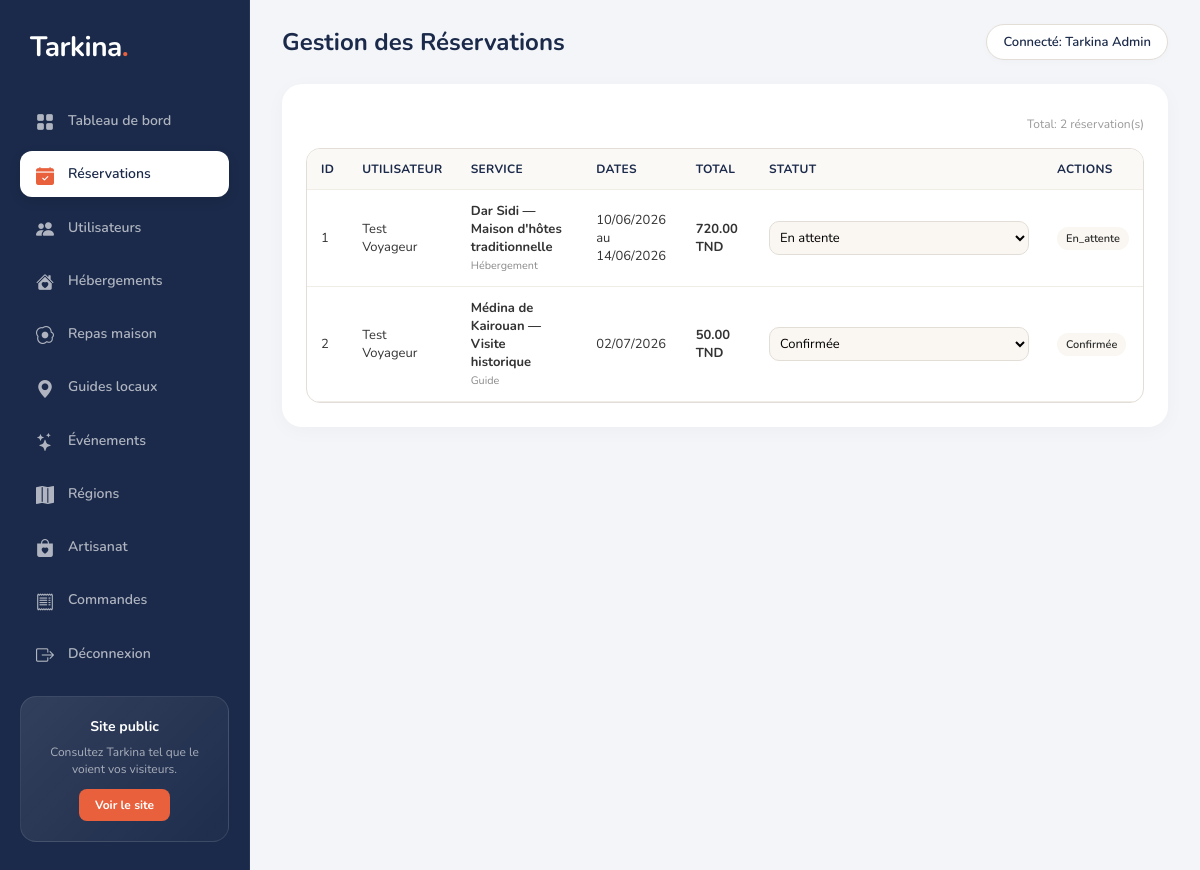
/admin/reservations.php (signed in), run on the app's committed database.
### tables this page shows
CREATE TABLE `reservations` (
  `id` int(11) NOT NULL AUTO_INCREMENT,
  `user_id` int(11) DEFAULT NULL,
  `utilisateur_id` int(11) DEFAULT NULL,
  `type_service` varchar(50) DEFAULT NULL,
  `service_id` int(11) DEFAULT NULL,
  `logement_id` int(11) DEFAULT NULL,
  `repas_id` int(11) DEFAULT NULL,
  `guide_id` int(11) DEFAULT NULL,
  `evenement_id` int(11) DEFAULT NULL,
  `date_debut` date DEFAULT NULL,
  `date_fin` date DEFAULT NULL,
  `nb_voyageurs` int(11) DEFAULT 1,
  `nb_personnes` int(11) DEFAULT 1,
  `prix_total` decimal(10,2) DEFAULT NULL,
  `nom` varchar(150) DEFAULT NULL,
  `email` varchar(150) DEFAULT NULL,
  `message` text DEFAULT NULL,
  `statut` varchar(30) DEFAULT 'en_attente',
  `created_at` datetime DEFAULT current_timestamp(),
  PRIMARY KEY (`id`)
);

CREATE TABLE `utilisateur` (
  `id` int(10) unsigned NOT NULL AUTO_INCREMENT,
  `nom` varchar(100) NOT NULL,
  `prenom` varchar(100) NOT NULL,
  `email` varchar(150) NOT NULL,
  `mot_de_passe` varchar(255) NOT NULL,
  `role` varchar(50) NOT NULL DEFAULT 'utilisateur',
  `adresse` varchar(255) DEFAULT NULL,
  `telephone` varchar(50) DEFAULT NULL,
  `ville` varchar(100) DEFAULT NULL,
  `bio` text DEFAULT NULL,
  `photo_profil` varchar(500) DEFAULT NULL,
  `date_inscription` timestamp NOT NULL DEFAULT current_timestamp(),
  `created_at` timestamp NULL DEFAULT current_timestamp(),
  PRIMARY KEY (`id`),
  UNIQUE KEY `email` (`email`)
);

CREATE TABLE `hebergement` (
  `id` int(10) unsigned NOT NULL AUTO_INCREMENT,
  `titre` varchar(255) NOT NULL,
  `localisation` varchar(255) NOT NULL DEFAULT '',
  `description` text DEFAULT NULL,
  `region` varchar(100) DEFAULT NULL,
  `region_id` int(10) unsigned DEFAULT NULL,
  `prix` decimal(10,2) NOT NULL DEFAULT 0.00,
  `capacite` int(11) NOT NULL DEFAULT 1,
  `date_debut` date DEFAULT NULL,
  `date_fin` date DEFAULT NULL,
  `inclus` text DEFAULT NULL,
  `photo_principale` varchar(500) DEFAULT NULL,
  `photos_sec` text DEFAULT NULL,
  `image` varchar(255) DEFAULT NULL,
  `statut` varchar(30) NOT NULL DEFAULT 'brouillon',
  `utilisateur_id` int(10) unsigned DEFAULT NULL,
  `created_at` timestamp NOT NULL DEFAULT current_timestamp(),
  `updated_at` timestamp NOT NULL DEFAULT current_timestamp() ON UPDATE current_timestamp(),
  PRIMARY KEY (`id`),
  KEY `idx_heb_region` (`region_id`),
  CONSTRAINT `fk_heb_region` FOREIGN KEY (`region_id`) REFERENCES `region` (`id`) ON DELETE SET NULL
);

CREATE TABLE `guide` (
  `id` int(10) unsigned NOT NULL AUTO_INCREMENT,
  `titre` varchar(255) NOT NULL,
  `localisation` varchar(255) NOT NULL DEFAULT '',
  `description` text DEFAULT NULL,
  `region` varchar(100) DEFAULT NULL,
  `region_id` int(10) unsigned DEFAULT NULL,
  `prix` decimal(10,2) NOT NULL DEFAULT 0.00,
  `capacite` int(11) NOT NULL DEFAULT 1,
  `date_debut` date DEFAULT NULL,
  `date_fin` date DEFAULT NULL,
  `inclus` text DEFAULT NULL,
  `photo_principale` varchar(500) DEFAULT NULL,
  `photos_sec` text DEFAULT NULL,
  `statut` varchar(30) NOT NULL DEFAULT 'brouillon',
  `utilisateur_id` int(10) unsigned DEFAULT NULL,
  `created_at` timestamp NOT NULL DEFAULT current_timestamp(),
  `updated_at` timestamp NOT NULL DEFAULT current_timestamp() ON UPDATE current_timestamp(),
  PRIMARY KEY (`id`),
  KEY `idx_guide_region` (`region_id`),
  CONSTRAINT `fk_guide_region` FOREIGN KEY (`region_id`) REFERENCES `region` (`id`) ON DELETE SET NULL
);

### admin/reservations.php (the view, shortened to what this page needs)
<?php
require_once __DIR__ . '/includes/auth_admin.php';
$page = isset($_GET['page']) ? (int) $_GET['page'] : 1;
$page = max(1, $page);
$perPage = 15;
$offset = ($page - 1) * $perPage;
$countSql = 'SELECT COUNT(*) FROM reservations';
$countStmt = mysqli_prepare($conn, $countSql);
$totalReservations = 0;
if ($countStmt !== false) {
    mysqli_stmt_execute($countStmt);
    mysqli_stmt_bind_result($countStmt, $totalResDb);
    if (mysqli_stmt_fetch($countStmt)) {
        $totalReservations = (int) $totalResDb;
    }
}
$listSql = "
    SELECT r.*,
           u.nom AS user_nom, u.prenom AS user_prenom,
           h.titre AS hebergement_titre, h.prix AS hebergement_prix,
           rp.titre AS repas_titre, rp.prix AS repas_prix,
           g.titre AS guide_titre, g.prix AS guide_prix,
           e.titre AS evenement_titre, e.prix AS evenement_prix
    FROM reservations r
    LEFT JOIN utilisateur u ON r.utilisateur_id = u.id
    LEFT JOIN hebergement h ON r.logement_id = h.id
    LEFT JOIN repas rp ON r.repas_id = rp.id
    LEFT JOIN guide g ON r.guide_id = g.id
    LEFT JOIN evenement e ON r.evenement_id = e.id
    ORDER BY r.created_at DESC
    LIMIT ? OFFSET ?
";
$listStmt = mysqli_prepare($conn, $listSql);
$reservations = [];
if ($listStmt !== false) {
    mysqli_stmt_bind_param($listStmt, 'ii', $perPage, $offset);
    mysqli_stmt_execute($listStmt);
    $result = mysqli_stmt_get_result($listStmt);
    while ($row = mysqli_fetch_assoc($result)) {
        $reservations[] = $row;
    }
}
$pageHeading = 'Gestion des Réservations';
$activePage = 'reservations';
require_once __DIR__ . '/includes/header.php';
require_once __DIR__ . '/includes/sidebar.php';
?>
<main class="admin-content">
  <div class="content-wrap">
    <div class="topbar">
      <h1><?php echo htmlspecialchars($pageHeading); ?></h1>
      <div class="admin-chip">Connecté: <?php echo htmlspecialchars($_SESSION['user_name']); ?></div>
    </div>
    <div class="page-body">
      <div class="toolbar">
        <div class="muted">Total: <?php echo (int) $totalReservations; ?> réservation(s)</div>
      </div>
      <div class="table-wrap">
        <table class="data-table">
          <thead>
            <tr>
              <th>ID</th>
              <th>Utilisateur</th>
              <th>Service</th>
              <th>Dates</th>
              <th>Total</th>
              <th>Statut</th>
              <th>Actions</th>
            </tr>
          </thead>
          <tbody>
            <?php if (empty($reservations)): ?>
              <tr>
                <td colspan="7">Aucune réservation trouvée.</td>
              </tr>
            <?php else: ?>
              <?php foreach ($reservations as $r):
                  $type = '';
                  $titre = '';
                  $prix = 0;
                  if (!empty($r['logement_id'])) {
                      $type = 'Hébergement';
                      $titre = $r['hebergement_titre'];
                      $prix = (float)$r['hebergement_prix'];
                  } elseif (!empty($r['repas_id'])) {
                      $type = 'Repas';
                      $titre = $r['repas_titre'];
                      $prix = (float)$r['repas_prix'];
                  } elseif (!empty($r['guide_id'])) {
                      $type = 'Guide';
                      $titre = $r['guide_titre'];
                      $prix = (float)$r['guide_prix'];
                  } elseif (!empty($r['evenement_id'])) {
                      $type = 'Événement';
                      $titre = $r['evenement_titre'];
                      $prix = (float)$r['evenement_prix'];
                  }
                  $total = $prix;
                  $dates_str = '';
                  if ($type === 'Hébergement') {
                      $dates_str = date('d/m/Y', strtotime($r['date_debut'])) . '<br>au ' . date('d/m/Y', strtotime($r['date_fin']));
                      $d1 = new DateTime($r['date_debut']);
                      $d2 = new DateTime($r['date_fin']);
                      $nuits = max(1, $d1->diff($d2)->days);
                      $total = $prix * $nuits;
                  } else {
                      $dates_str = date('d/m/Y', strtotime($r['date_debut']));
                  }
                  $userName = trim($r['user_prenom'] . ' ' . $r['user_nom']);
              ?>
                <tr>
                  <td><?php echo (int) $r['id']; ?></td>
                  <td><?php echo htmlspecialchars($userName); ?></td>
                  <td>
                      <strong><?php echo htmlspecialchars($titre); ?></strong><br>
                      <small style="color:var(--grey);"><?php echo htmlspecialchars($type); ?></small>
                  </td>
                  <td><?php echo $dates_str; ?></td>
                  <td><strong><?php echo number_format($total, 2, '.', ' '); ?> TND</strong></td>
                  <td>
                      <form method="post" action="reservations.php" style="display:flex; gap:8px; align-items:center;">
                          <select name="statut" class="search-input" style="padding: 6px; width: 120px; font-size: 13px;" onchange="this.form.submit()">
                              <option value="en_attente" <?php if ($r['statut'] === 'en_attente') echo 'selected'; ?>>En attente</option>
                              <option value="confirmée" <?php if ($r['statut'] === 'confirmée' || $r['statut'] === 'confirmee') echo 'selected'; ?>>Confirmée</option>
                          </select>
                      </form>
                  </td>
                  <td>
                      <span class="role-pill" style="background:var(--cream); color:var(--charcoal);">
                          <?php echo htmlspecialchars(ucfirst($r['statut'])); ?>
                      </span>
                  </td>
                </tr>
              <?php endforeach; ?>
            <?php endif; ?>
          </tbody>
        </table>
      </div>
    </div>
  </div>
</main>
<?php require_once __DIR__ . '/includes/footer.php'; ?>

### admin/includes/header.php (shortened to what this page needs)
<!DOCTYPE html>
<html lang="fr">
<head>
<link rel="stylesheet" href="https://cdn.jsdelivr.net/npm/bootstrap-icons@1.11.3/font/bootstrap-icons.min.css">
<link rel="stylesheet" href="../assets/css/typography.css">
</head>
<body>
<div class="admin-shell">

### admin/includes/sidebar.php (shortened to what this page needs)
<aside class="admin-sidebar">
  <div class="brand">Tarkina<span>.</span></div>
  <nav class="sidebar-nav">
    <a href="dashboard.php" class="sidebar-link <?php echo $activePage === 'dashboard' ? 'active' : ''; ?>">
      <i class="bi bi-grid-fill"></i> Tableau de bord
    </a>
    <a href="reservations.php" class="sidebar-link <?php echo $activePage === 'reservations' ? 'active' : ''; ?>">
      <i class="bi bi-calendar-check-fill"></i> Réservations
    </a>
    <a href="users.php" class="sidebar-link <?php echo $activePage === 'users' ? 'active' : ''; ?>">
      <i class="bi bi-people-fill"></i> Utilisateurs
    </a>
    <a href="content.php" class="sidebar-link <?php echo $activePage === 'content' ? 'active' : ''; ?>">
      <i class="bi bi-house-heart-fill"></i> Hébergements
    </a>
    <a href="repas.php" class="sidebar-link <?php echo $activePage === 'repas' ? 'active' : ''; ?>">
      <i class="bi bi-egg-fried"></i> Repas maison
    </a>
    <a href="guide.php" class="sidebar-link <?php echo $activePage === 'guide' ? 'active' : ''; ?>">
      <i class="bi bi-geo-alt-fill"></i> Guides locaux
    </a>
    <a href="evenement.php" class="sidebar-link <?php echo $activePage === 'evenement' ? 'active' : ''; ?>">
      <i class="bi bi-stars"></i> Événements
    </a>
    <a href="region.php" class="sidebar-link <?php echo $activePage === 'region' ? 'active' : ''; ?>">
      <i class="bi bi-map-fill"></i> Régions
    </a>
    <a href="artisanat.php" class="sidebar-link <?php echo $activePage === 'artisanat' ? 'active' : ''; ?>">
      <i class="bi bi-bag-heart-fill"></i> Artisanat
    </a>
    <a href="commandes.php" class="sidebar-link <?php echo $activePage === 'commandes' ? 'active' : ''; ?>">
      <i class="bi bi-receipt"></i> Commandes
    </a>
    <a href="logout.php" class="sidebar-link" style="margin-top: auto;">
      <i class="bi bi-box-arrow-right"></i> Déconnexion
    </a>
  </nav>
  <div class="upgrade-card">
    <h4>Site public</h4>
    <p>Consultez Tarkina tel que le voient vos visiteurs.</p>
    <a href="../index.php" target="_blank" rel="noopener" class="btn-upgrade">Voir le site</a>
  </div>
</aside>

### admin/includes/footer.php
</div>
</body>
</html>

### assets/css/typography.css (style rules this page uses)
body, h1, h2, h3, h4, h5, h6, p, a, span, li, ul, ol, label, button, input, select, textarea, small, strong, b, em, td, th, blockquote, figcaption, div, section, article, aside, header, footer, nav { font-family: 'Nunito', 'Segoe UI', system-ui, -apple-system, sans-serif !important; }
.bi, [class*="bi-"]::before, [class*="bi-"] { font-family: 'bootstrap-icons' !important; }

### admin/includes/header.php (style rules this page uses)
*, *::before, *::after { box-sizing: border-box; margin: 0; padding: 0; }
:root { --navy: #1B2A4A; --coral: #E8603C; --cream: #FAF7F2; --charcoal: #2D2D2D; --grey: #8A8A8A; --border: #E2DDD6; --white: #ffffff; --panel: #f7f4ef; --bg-light: #f3f5f8; }
body { font-family: 'DM Sans', sans-serif; background: var(--bg-light); color: #333; min-height: 100vh; }
.admin-shell { display: flex; min-height: 100vh; }
.admin-sidebar { width: 250px; background: var(--navy); color: var(--white); padding: 28px 20px; display: flex; flex-direction: column; border-right: 1px solid rgba(255, 255, 255, 0.05); flex-shrink: 0; }
.brand { font-family: 'Playfair Display', serif; font-size: 28px; font-weight: 700; margin-bottom: 32px; letter-spacing: -0.5px; padding-left: 10px; }
.brand span { color: var(--coral); }
.sidebar-nav { display: flex; flex-direction: column; gap: 8px; flex: 1; }
.sidebar-link { display: flex; align-items: center; gap: 14px; border-radius: 12px; padding: 12px 16px; text-decoration: none; color: rgba(255, 255, 255, 0.65); font-size: 14px; font-weight: 600; transition: all 0.3s ease; }
.sidebar-link i { font-size: 18px; }
.sidebar-link.active { background: var(--white); color: var(--navy); box-shadow: 0 4px 12px rgba(0,0,0,0.1); }
.sidebar-link.active i { color: var(--coral); }
.upgrade-card { background: linear-gradient(135deg, rgba(255,255,255,0.1) 0%, rgba(255,255,255,0.02) 100%); border: 1px solid rgba(255,255,255,0.1); border-radius: 16px; padding: 20px; text-align: center; margin-top: 20px; }
.upgrade-card h4 { font-size: 14px; margin-bottom: 8px; color: #fff; }
.upgrade-card p { font-size: 12px; color: rgba(255,255,255,0.6); margin-bottom: 12px; line-height: 1.4; }
.btn-upgrade { background: var(--coral); color: #fff; border: none; border-radius: 8px; padding: 8px 16px; font-size: 12px; font-weight: 700; cursor: pointer; text-decoration: none; display: inline-block; }
.admin-content { flex: 1; display: flex; flex-direction: column; min-width: 0; }
.content-wrap { flex: 1; display: flex; flex-direction: column; padding: 24px 32px; }
.topbar { display: flex; align-items: center; justify-content: space-between; margin-bottom: 24px; }
.topbar h1 { font-size: 24px; font-weight: 700; color: var(--navy); }
.admin-chip { background: var(--white); border: 1px solid var(--border); border-radius: 999px; padding: 8px 16px; color: var(--navy); font-weight: 600; font-size: 13px; box-shadow: 0 2px 8px rgba(0,0,0,0.02); }
.page-body { background: var(--white); border-radius: 20px; padding: 24px; box-shadow: 0 4px 20px rgba(0,0,0,0.03); }
.muted { margin-top: 8px; color: #999; font-size: 12px; }
.toolbar { display: flex; align-items: center; justify-content: space-between; gap: 12px; flex-wrap: wrap; margin-bottom: 16px; }
.search-input { min-width: 260px; padding: 10px 12px; border: 1.5px solid var(--border); border-radius: 10px; background: var(--cream); outline: none; font-family: 'DM Sans', sans-serif; font-size: 14px; }
.table-wrap { border: 1px solid var(--border); border-radius: 14px; overflow-x: auto; background: #fff; }
table.data-table { width: 100%; border-collapse: collapse; min-width: 760px; }
.data-table th, .data-table td { padding: 12px 14px; border-bottom: 1px solid #f0ece6; text-align: left; font-size: 13px; vertical-align: middle; }
.data-table th { color: var(--navy); font-size: 12px; letter-spacing: 0.3px; text-transform: uppercase; background: #fbf9f6; }
.role-pill { display: inline-block; padding: 4px 9px; border-radius: 999px; font-size: 11px; font-weight: 600; background: #edf0f7; color: var(--navy); }

### data on the page
reservations: id "1", user.nom "Test Voyageur", hebergement.titre "Dar Sidi — Maison d'hôtes traditionnelle", logement "Hébergement", date_debut "10/06/2026", date_fin "14/06/2026", total "720.00", statut "En attente", statut "En_attente"
reservations: id "2", user.nom "Test Voyageur", guide.titre "Médina de Kairouan — Visite historique", type "Guide", date_debut "02/07/2026", guide.prix "50.00", statut "Confirmée"

### other printed values
$pageHeading "Gestion des Réservations"
$_SESSION['user_name'] "Tarkina Admin"
$totalReservations "2"
